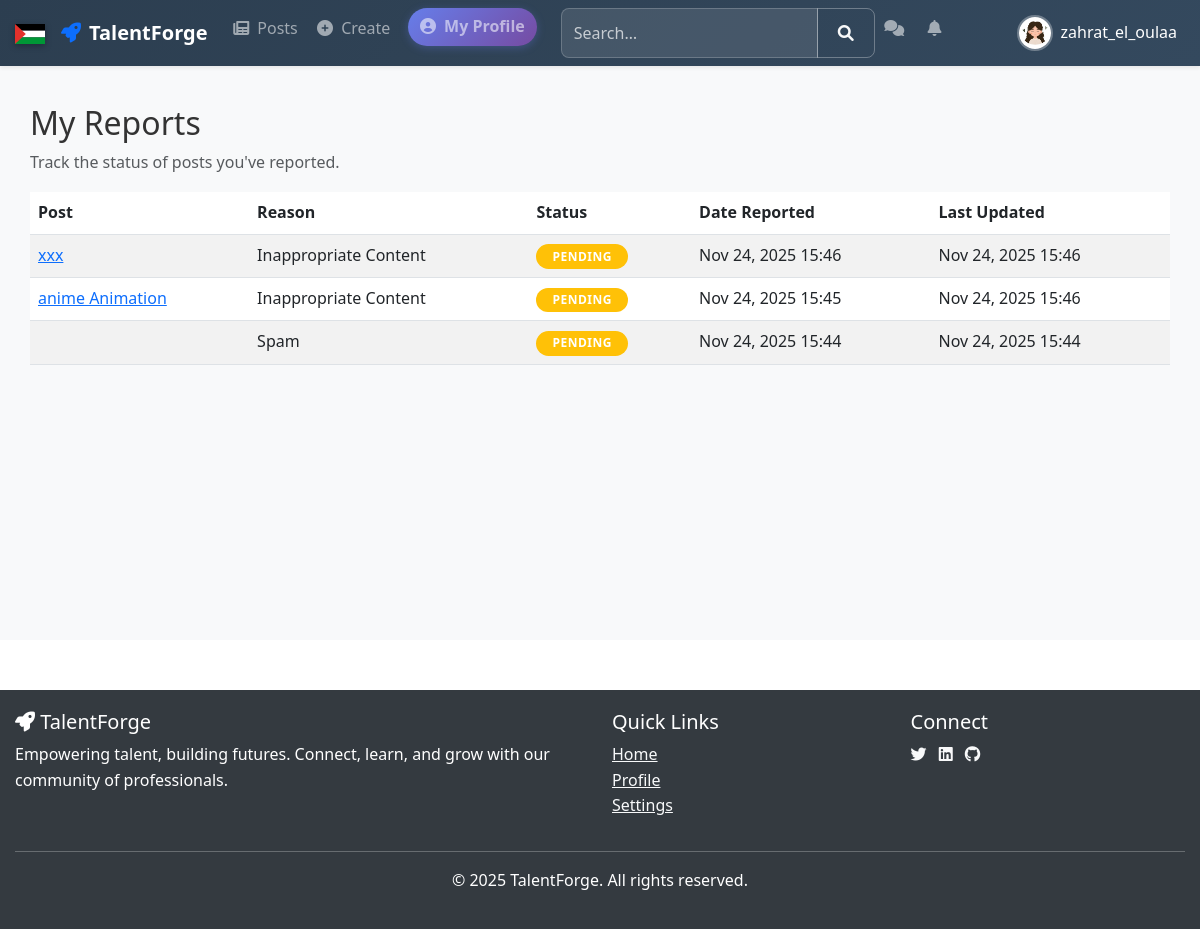
The page /posts/my-reports/ (signed in) on the database as committed earlier.
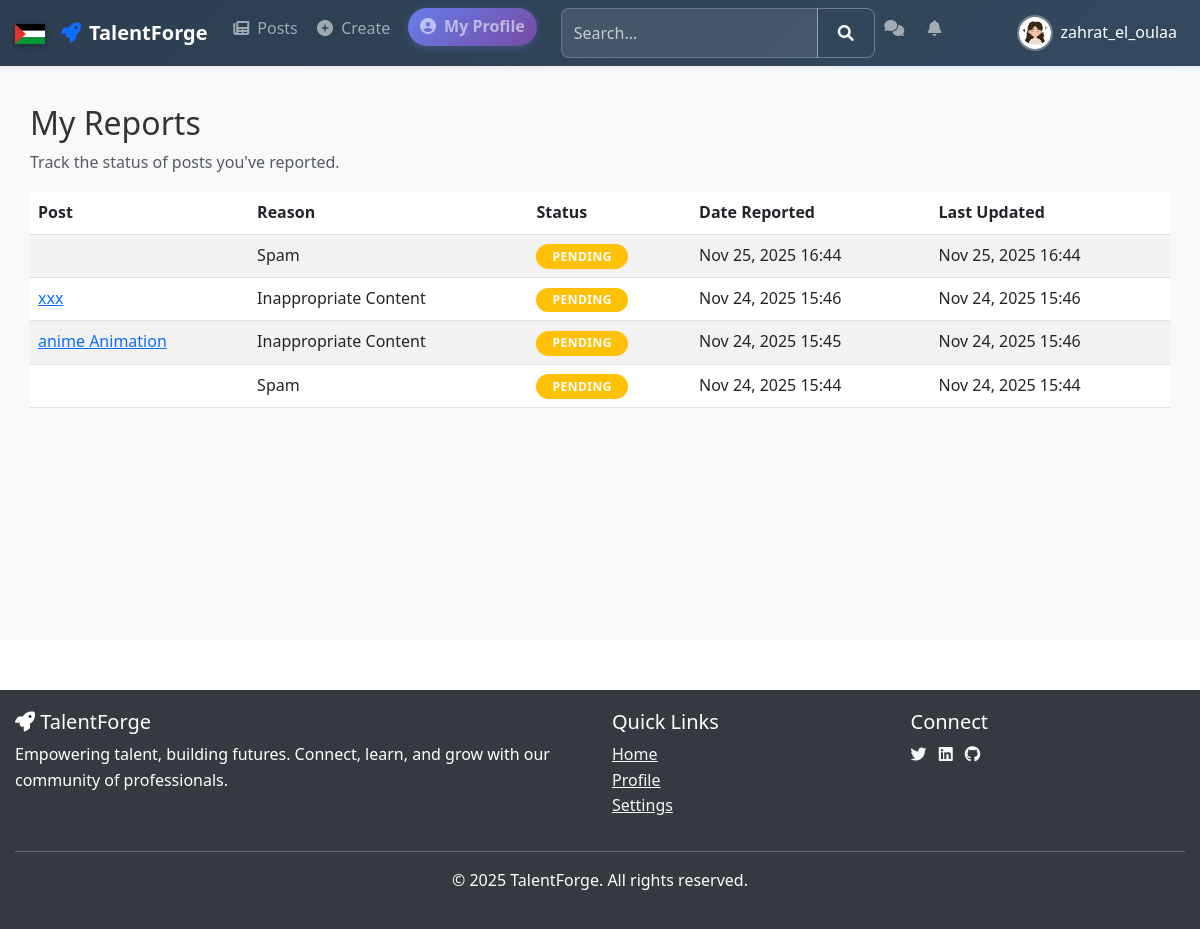
The same page on the database as committed later.
### base/models.py (models this page shows, shortened)
class UserProfile(models.Model):
    user = models.OneToOneField(User, on_delete=models.CASCADE)
    bio = models.TextField(max_length=500, blank=True)
    location = models.CharField(max_length=100, blank=True)
    website = models.URLField(blank=True)
    profile_picture = models.ImageField(upload_to='profile_pictures/', blank=True, null=True)
    profile_picture_url = models.URLField(blank=True)
    created_at = models.DateTimeField(auto_now_add=True)
    updated_at = models.DateTimeField(auto_now=True)
    @property
    def get_profile_picture(self):
        if self.profile_picture:
            return self.profile_picture.url
        if self.profile_picture_url:
            return self.profile_picture_url
        return f'https://ui-avatars.com/api/?name={self.user.username}&background=007bff&color=fff&size=150&bold=true'

### posts/models.py (models this page shows, shortened)
class Report(models.Model):
    REPORT_CHOICES = [
        ('spam', 'Spam'),
        ('harassment', 'Harassment'),
        ('inappropriate', 'Inappropriate Content'),
        ('violence', 'Violence'),
        ('hate_speech', 'Hate Speech'),
        ('other', 'Other'),
    ]
    STATUS_CHOICES = [
        ('pending', 'Pending'),
        ('under_review', 'Under Review'),
        ('resolved', 'Resolved'),
        ('dismissed', 'Dismissed'),
    ]
    post = models.ForeignKey('Post', on_delete=models.CASCADE, related_name='reports', null=True, blank=True)
    reported_user = models.ForeignKey(User, on_delete=models.CASCADE, related_name='reports_against', null=True, blank=True)
    reporter = models.ForeignKey(User, on_delete=models.CASCADE, related_name='reports_made')
    reason = models.CharField(max_length=20, choices=REPORT_CHOICES)
    description = models.TextField(blank=True, null=True, help_text="Additional details about the report")
    status = models.CharField(max_length=15, choices=STATUS_CHOICES, default='pending')
    created_at = models.DateTimeField(auto_now_add=True)
    updated_at = models.DateTimeField(auto_now=True)
    class Meta:
        ordering = ['-created_at']

class Post(models.Model):
    POST_TYPES = [
        ('text', 'Text'),
        ('image', 'Image'),
        ('video', 'Video'),
        ('job', 'Job Offer'),
    ]
    author = models.ForeignKey(User, on_delete=models.CASCADE, related_name='posts')
    type = models.CharField(max_length=10, choices=POST_TYPES)
    title = models.CharField(max_length=200, blank=True, null=True)
    content = models.TextField(blank=True, null=True)
    image = models.ImageField(upload_to='posts/images/', blank=True, null=True)
    video = models.FileField(upload_to='posts/videos/', blank=True, null=True)
    created_at = models.DateTimeField(auto_now_add=True)
    shared_post = models.ForeignKey('self', on_delete=models.CASCADE, null=True, blank=True, related_name='shares')

### posts/views.py (the view)
# urls.py: path('my-reports/', views.my_reports, name='my_reports'),
@login_required
def my_reports(request):
    reports = Report.objects.filter(reporter=request.user).select_related('post').order_by('-created_at')
    context = {
        'reports': reports
    }
    return render(request, 'posts/my_reports.html', context)

### posts/templates/posts/my_reports.html
{% extends 'base.html' %}
{% load static %}
{% block content %}
<div class="container mt-4">
    <div class="row">
        <div class="col-12">
            <h2>My Reports</h2>
            <p class="text-muted">Track the status of posts you've reported.</p>
            {% if reports %}
            <div class="table-responsive">
                <table class="table table-striped">
                    <thead>
                        <tr>
                            <th>Post</th>
                            <th>Reason</th>
                            <th>Status</th>
                            <th>Date Reported</th>
                            <th>Last Updated</th>
                        </tr>
                    </thead>
                    <tbody>
                        {% for report in reports %}
                        <tr>
                            <td>
                                <a href="{% url 'posts:post_detail' report.post.id %}">
                                    {{ report.post.content|truncatewords:10 }}
                                </a>
                            </td>
                            <td>{{ report.get_reason_display }}</td>
                            <td>
                                <span class="badge
                                    {% if report.status == 'pending' %}bg-warning
                                    {% elif report.status == 'under_review' %}bg-info
                                    {% elif report.status == 'resolved' %}bg-success
                                    {% else %}bg-secondary{% endif %}">
                                    {{ report.get_status_display }}
                                </span>
                            </td>
                            <td>{{ report.created_at|date:"M d, Y H:i" }}</td>
                            <td>{{ report.updated_at|date:"M d, Y H:i" }}</td>
                        </tr>
                        {% endfor %}
                    </tbody>
                </table>
            </div>
            {% else %}
            <div class="alert alert-info">
                <i class="fas fa-info-circle"></i>
                You haven't reported any posts yet.
            </div>
            {% endif %}
        </div>
    </div>
</div>
{% endblock %}

### templates/base.html (shortened to what this page needs)
{% load static %}
<!DOCTYPE html>
<html lang="en">
<head>
    <link href="https://cdn.jsdelivr.net/npm/bootstrap@5.3.0/dist/css/bootstrap.min.css" rel="stylesheet">
    <link href="https://cdnjs.cloudflare.com/ajax/libs/font-awesome/6.0.0/css/all.min.css" rel="stylesheet">
    <link href="{% static 'css/main.css' %}" rel="stylesheet">
</head>
<body>
    {% include 'includes/navbar.html' %}
    <div class="main-content" style="padding-top: 80px;">
        <div class="container">
            {% block content %}
            {% endblock %}
        </div>
    </div>
    {% include 'includes/footer.html' %}
</body>
</html>

### templates/includes/navbar.html (shortened to what this page needs)
<nav class="navbar navbar-expand-lg navbar-dark bg-dark shadow-sm py-2 fixed-top">
    <div class="container">
        <div class="d-flex align-items-center">
            <div class="palestine-flag me-3" aria-label="Drapeau de la Palestine">
                <svg viewBox="0 0 36 24" width="30" height="20" aria-hidden="true">
                    <rect y="0" width="36" height="8" fill="#000"/>
                    <rect y="8" width="36" height="8" fill="#fff"/>
                    <rect y="16" width="36" height="8" fill="#009736"/>
                    <polygon points="0,0 13,12 0,24" fill="#e4312b"/>
                </svg>
            </div>
            <a class="navbar-brand fw-bold d-flex align-items-center" href="{% url 'base:home' %}">
                <i class="fas fa-rocket me-2 text-primary"></i> TalentForge
            </a>
        </div>
        <div class="collapse navbar-collapse" id="navbarNav">
            <ul class="navbar-nav me-auto mt-2 mt-lg-0">
                {% if user.is_authenticated %}
                <li class="nav-item">
                    <a class="nav-link" href="{% url 'posts:post_list' %}">
                        <i class="fas fa-newspaper me-1"></i> Posts
                    </a>
                </li>
                <li class="nav-item">
                    <a class="nav-link" href="{% url 'posts:post_create' %}">
                        <i class="fas fa-plus-circle me-1"></i> Create
                    </a>
                </li>
                <li class="nav-item">
                    <a class="nav-link quick-profile-link" href="/posts/profile/{{ user.username }}/">
                        <i class="fas fa-user-circle me-1"></i> My Profile
                    </a>
                </li>
                <li class="nav-item d-flex align-items-center">
                    <form class="d-flex ms-lg-3 my-2 my-lg-0 search-navbar" method="GET"
                          action="{% url 'posts:search' %}">
                        <div class="input-group">
                            <input type="text" name="q" class="form-control"
                                   placeholder="Search…" value="{{ request.GET.q|default:'' }}">
                            <button class="btn btn-outline-light" type="submit">
                                <i class="fas fa-search"></i>
                            </button>
                        </div>
                    </form>
                </li>
                <li class="nav-item">
                    <a class="nav-link" href="{% url 'posts:messages' %}">
                        <i class="fas fa-comments me-1"></i>
                    </a>
                </li>
                <li class="nav-item">
                    <a class="nav-link" href="{% url 'posts:notifications' %}">
                        <i class="fas fa-bell me-1"></i>
                    </a>
                </li>
                {% endif %}
            </ul>
            <ul class="navbar-nav">
                {% if user.is_authenticated %}
<li class="nav-item dropdown">
    <a
       href="#"
       data-bs-toggle="dropdown"
       aria-expanded="false"
       style="display: flex; align-items: center; gap: 8px; padding: 4px 8px; border-radius: 6px; text-decoration: none; color: white;">
        <div class="user-avatar-container">
            {% if user.userprofile.get_profile_picture %}
                <div style="width: 36px; height: 36px; border-radius: 50%; overflow: hidden; border: 2px solid rgba(255,255,255,0.3);">
                    <img src="{{ user.userprofile.get_profile_picture }}"
                         alt="{{ user.username }}"
                         style="width: 100%; height: 100%; object-fit: cover; display: block;">
                </div>
            {% endif %}
        </div>
        <span class="username-text">{{ user.username }}</span>
    </a>
                </li>
                {% endif %}
            </ul>
        </div>
    </div>
</nav>

### templates/includes/footer.html
<footer class="footer">
    <div class="container">
        <div class="row">
            <div class="col-md-6">
                <h5><i class="fas fa-rocket"></i> TalentForge</h5>
                <p>Empowering talent, building futures. Connect, learn, and grow with our community of professionals.</p>
            </div>
            <div class="col-md-3">
                <h5>Quick Links</h5>
                <ul class="list-unstyled">
                    <li><a href="{% url 'base:home' %}" class="text-light">Home</a></li>
                    {% if user.is_authenticated %}
                    <li><a href="{% url 'base:view_profile' %}" class="text-light">Profile</a></li>
                    <li><a href="{% url 'base:profile_settings' %}" class="text-light">Settings</a></li>
                    {% else %}
                    <li><a href="{% url 'base:login' %}" class="text-light">Login</a></li>
                    <li><a href="{% url 'base:signup' %}" class="text-light">Sign Up</a></li>
                    {% endif %}
                </ul>
            </div>
            <div class="col-md-3">
                <h5>Connect</h5>
                <div class="social-links">
                    <a href="#" class="text-light me-2"><i class="fab fa-twitter"></i></a>
                    <a href="#" class="text-light me-2"><i class="fab fa-linkedin"></i></a>
                    <a href="#" class="text-light me-2"><i class="fab fa-github"></i></a>
                </div>
            </div>
        </div>
        <hr class="bg-light">
        <div class="row">
            <div class="col-md-12 text-center">
                <p>&copy; 2025 TalentForge. All rights reserved.</p>
            </div>
        </div>
    </div>
</footer>

### static/css/main.css (style rules this page uses)
:root { --bg-color: #ffffff; --text-color: #333333; --card-bg: #ffffff; --border-color: #dee2e6; --shadow-color: rgba(0, 0, 0, 0.1); --footer-bg: #343a40; --footer-text: #ffffff; --primary-gradient: linear-gradient(135deg, #667eea 0%, #764ba2 100%); --success-color: #28a745; --danger-color: #dc3545; --warning-color: #ffc107; --info-color: #17a2b8; }
* { box-sizing: border-box; }
body { background-color: var(--bg-color); color: var(--text-color); font-family: 'Segoe UI', Tahoma, Geneva, Verdana, sans-serif; line-height: 1.6; margin: 0; padding: 0; transition: background-color 0.3s ease, color 0.3s ease; }
.main-content { min-height: calc(100vh - 160px); padding: 20px 0; background-color: #f8f9fa; }
.container { max-width: 1200px; margin: 0 auto; padding: 0 15px; }
.badge { padding: 0.4rem 1rem; border-radius: 20px; font-size: 0.75rem; font-weight: bold; text-transform: uppercase; letter-spacing: 0.5px; }
.dropdown { position: relative; display: inline-block; }
.footer { background-color: #343a40; color: white; padding: 20px 0; margin-top: 50px; }
.form-control { padding: 10px; border: 1px solid #ddd; border-radius: 5px; }
.btn { border-radius: 5px; padding: 10px 20px; font-weight: 500; transition: all 0.3s ease; }
.form-control { background: var(--bg-color); border: 1px solid var(--border-color); color: var(--text-color); border-radius: 8px; padding: 0.75rem; }

### templates/includes/navbar.html (style rules this page uses)
.navbar { z-index: 1030; background: linear-gradient(135deg, #2c3e50 0%, #34495e 100%) !important; }
.navbar-nav .nav-item .nav-link { padding-left: 0.6rem; padding-right: 0.6rem; font-size: 16px; transition: all 0.3s ease; border-radius: 6px; }
.quick-profile-link { background: linear-gradient(135deg, #667eea 0%, #764ba2 100%) !important; margin: 0 8px; padding: 6px 12px !important; border-radius: 20px !important; font-weight: 600; box-shadow: 0 2px 8px rgba(102, 126, 234, 0.3); transition: all 0.3s ease !important; }
.user-avatar-container { display: flex; align-items: center; }
.username-text { font-weight: 500; color: white; }
.navbar .input-group { min-width: 250px; }
.navbar .form-control { background-color: rgba(255, 255, 255, 0.1); border: 1px solid rgba(255, 255, 255, 0.2); color: white; border-radius: 8px; }
.navbar .form-control::placeholder { color: rgba(255, 255, 255, 0.7); }
.navbar .btn-outline-light { border-color: rgba(255, 255, 255, 0.3); border-radius: 8px; }
.palestine-flag { cursor: pointer; position: relative; display: inline-block; animation: wave 3s ease-in-out infinite; will-change: transform; filter: drop-shadow(0 2px 3px rgba(0,0,0,0.3)); }
.palestine-flag::after { content: "Viva Palestina"; position: absolute; bottom: -35px; left: 50%; transform: translateX(-50%); background: rgba(0, 0, 0, 0.8); color: white; padding: 4px 10px; border-radius: 4px; font-size: 12px; font-weight: bold; white-space: nowrap; opacity: 0; transition: opacity 0.3s; pointer-events: none; z-index: 9999; }

Rows that differ between the two databases and show on the page:
added Report: reason "Spam", status "PENDING", created_at "Nov 25, 2025 16:44", updated_at "Nov 25, 2025 16:44"
